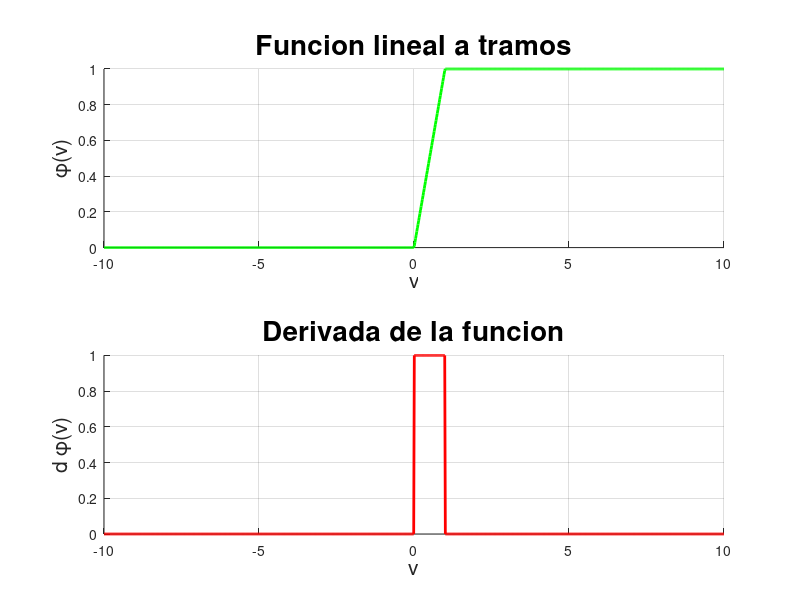

The MATLAB script that drew this image:
% Ian Mu;oz Nu;ez - Funcion 'Lineal a Tramos'

close all
clear
clc

v = linspace(-10, 10, 1000); % Variable independiente

y = []; % Funcion o variable dependiente
dy = []; % Derivada de la funcion
for i= 1:1000
    if v(i) >= 1
        y(i) = 1;
        dy(i) = 0;
    elseif v(i) > 0 && v(i) < 1
        y(i) = v(i);
        dy(i) = 1;
    else
        y(i) = 0;
        dy(i) = 0;
    end
end

figure(1)

subplot(2,1,1)
hold on
grid on

plot(v, y, 'g-', 'LineWidth', 2)
title("Funcion lineal a tramos", 'FontSize', 20)
xlabel('v', 'FontSize', 15)
ylabel('\phi(v)', 'FontSize', 15)

subplot(2,1,2)
hold on
grid on

plot(v, dy, 'r-', 'LineWidth', 2)
title("Derivada de la funcion", 'FontSize', 20)
xlabel('v', 'FontSize', 15)
ylabel('d \phi(v)', 'FontSize', 15)

